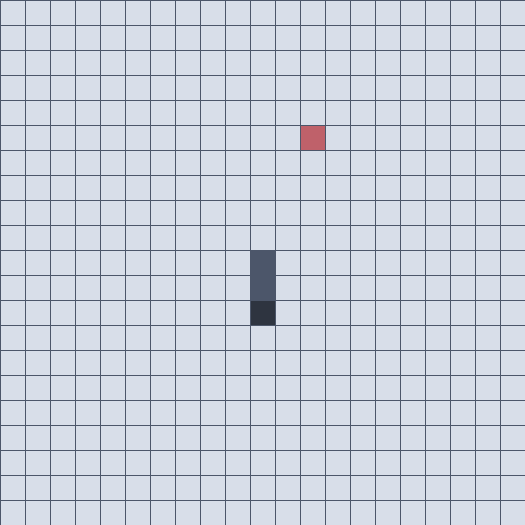
Frame 1 (no input)
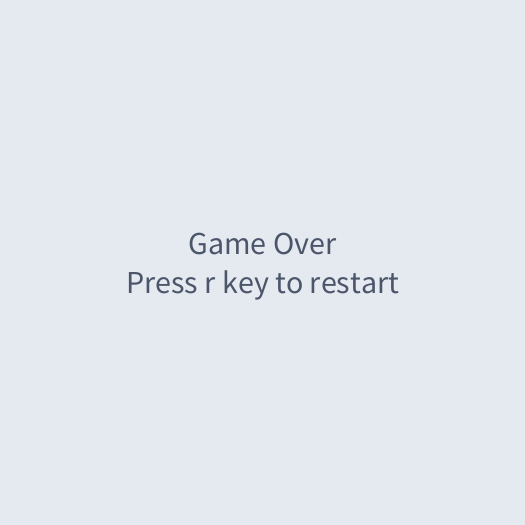
Frame 60 (the mouse pressed at the canvas centre just before this capture)
Frame 120 (the mouse held since frame 60 and released just before this capture): identical to frame 60, image omitted

The Processing sketch that drew these frames (run headless with seeded random() and noise(); from frame 60 on, the mouse is pressed at the canvas centre):

// Processing sketch: GreedySnake
// ── GreedySnake.pde
import java.util.*;

// https://www.nordtheme.com/docs/colors-and-palettes
final int NORD0 = 0xFF2E3440;
final int NORD1 = 0xFF3B4252;
final int NORD2 = 0xFF434C5E;
final int NORD3 = 0xFF4C566A;

final int NORD4 = 0xFFD8DEE9;
final int NORD5 = 0xFFE5E9F0;
final int NORD6 = 0xFFECEFF4;

final int NORD7 = 0xFF8FBCBB;
final int NORD8 = 0xFF88C0D0;
final int NORD9 = 0xFF81A1C1;
final int NORD10 = 0xFF81A1C1;

final int NORD11 = 0xFFBF616A;
final int NORD12 = 0xFFD08770;
final int NORD13 = 0xFFEBCB8B;
final int NORD14 = 0xFFA3BE8C;
final int NORD15 = 0xFFB48EAD;

int N = 21;
int blockWidth;
int blockHeight;

Map map;
Snake snake;
Food food;

void setup() {
    size(525, 525);
    frameRate(5);
    
    blockWidth = width / N;
    blockHeight = height / N;
    
    map = new Map();
    snake = new Snake();
    generateFood();
}

void draw() {
    background(NORD5);
    
    if (snake.isDead()) {
        textSize(32);
        textAlign(CENTER, CENTER);
        text("Game Over\nPress r key to restart", width / 2, height / 2);
        return;
    }
    
    if (snake.canEat(food)) {
        snake.eat(food);
        generateFood();
    }
    
    map.draw();
    food.draw();
    snake.draw();
}

void keyPressed() {
    if (key == 'r') {
        setup();
    } else if (key == 'w' || key == 'k' || keyCode == UP) {
        snake.setDir(0, -1);
    } else if (key == 'a' || key == 'h' || keyCode == LEFT) {
        snake.setDir(-1, 0);
    } else if (key == 's' || key == 'j' || keyCode == DOWN) {
        snake.setDir(0, 1);
    } else if (key == 'd' || key == 'l' || keyCode == RIGHT) {
        snake.setDir(1, 0);
    }
}

void generateFood() {
    do {
        food = new Food();    
    } while (snake.contains(food));
}

// ── Food.pde
class Food extends PVector {
    
    public Food() {
        super((int) random(0, N - 1), (int) random(0, N - 1));
    }
    
    public void draw() {
        fill(NORD11);
        rect(x * blockWidth, y * blockHeight, blockWidth, blockHeight);
    }
}

// ── Map.pde
class Map {
    public void draw() {
        stroke(NORD3);
        fill(NORD4);
        for (int x = 0; x < N; x++) {
            for (int y = 0; y < N; y++) {
                rect(x * blockWidth, y * blockHeight, blockWidth, blockHeight);   
            }
        }
    }
}

// ── Point.pde
class Point {
    private final int x;
    private final int y;

    public Point(int x, int y) {
        this.x = x;
        this.y = y;
    }

    public int getX() {
        return x;
    }

    public int getY() {
        return y;
    }

    @Override
    public int hashCode() {
        final int prime = 31;
        int result = 1;
        result = prime * result + x;
        result = prime * result + y;
        return result;
    }

    @Override
    public boolean equals(Object obj) {
        if (this == obj)
            return true;
        if (obj == null)
            return false;
        if (getClass() != obj.getClass())
            return false;
        Point other = (Point) obj;
        if (x != other.x)
            return false;
        if (y != other.y)
            return false;
        return true;
    }

    @Override
    public String toString() {
        return "(" + x + ", " + y + ")";
    }
}

// ── Snake.pde
class Snake {
    private LinkedList<PVector> body = new LinkedList<PVector>();
    private int dx = 0;
    private int dy = 1;
    private boolean isDead = false;
    
    public Snake() {
        int origin = N / 2; 
        body.addLast(new PVector(origin, origin + 1));
        body.addLast(new PVector(origin, origin));
        body.addLast(new PVector(origin, origin - 1));
    }
    
    public void draw() {
        update();
        
        // head
        fill(NORD0);
        drawBody(body.get(0));
        
        // body
        fill(NORD3);
        for (int i = 1; i < body.size(); i++) {
            drawBody(body.get(i));
        }
    }
    
    private void drawBody(PVector p) {
        rect(p.x * blockWidth, p.y * blockHeight, blockWidth, blockHeight);
    }
    
    private void update() {
        PVector head = body.getFirst();
        PVector next = new PVector(head.x + dx, head.y + dy);
        
        
        if (next.x < 0 || next.x >= N ||
            next.y < 0 || next.y >= N ||
            isAteBody(next)) {
            isDead = true;
        } else {
            body.addFirst(next);
            body.removeLast();
        }
    }
    
    private boolean isDead() {
        return isDead;
    }
    
    private boolean isAteBody(PVector next) {
        for (int i = 1; i < body.size(); i++) {
            if (next.equals(body.get(i))) return true;
        }
        return false;
    }
    
    private PVector head() {
        return body.getFirst();
    }
    
    public void setDir(int dx, int dy) {
        this.dx = dx;
        this.dy = dy;
    }
    
    public void eat(Food p) {
        body.addLast(p);
    }
    
    public boolean canEat(Food p) {
        return head().x == p.x &&
               head().y == p.y;
    }
    
    public boolean contains(PVector p) {
        return body.contains(p);
    }
}
